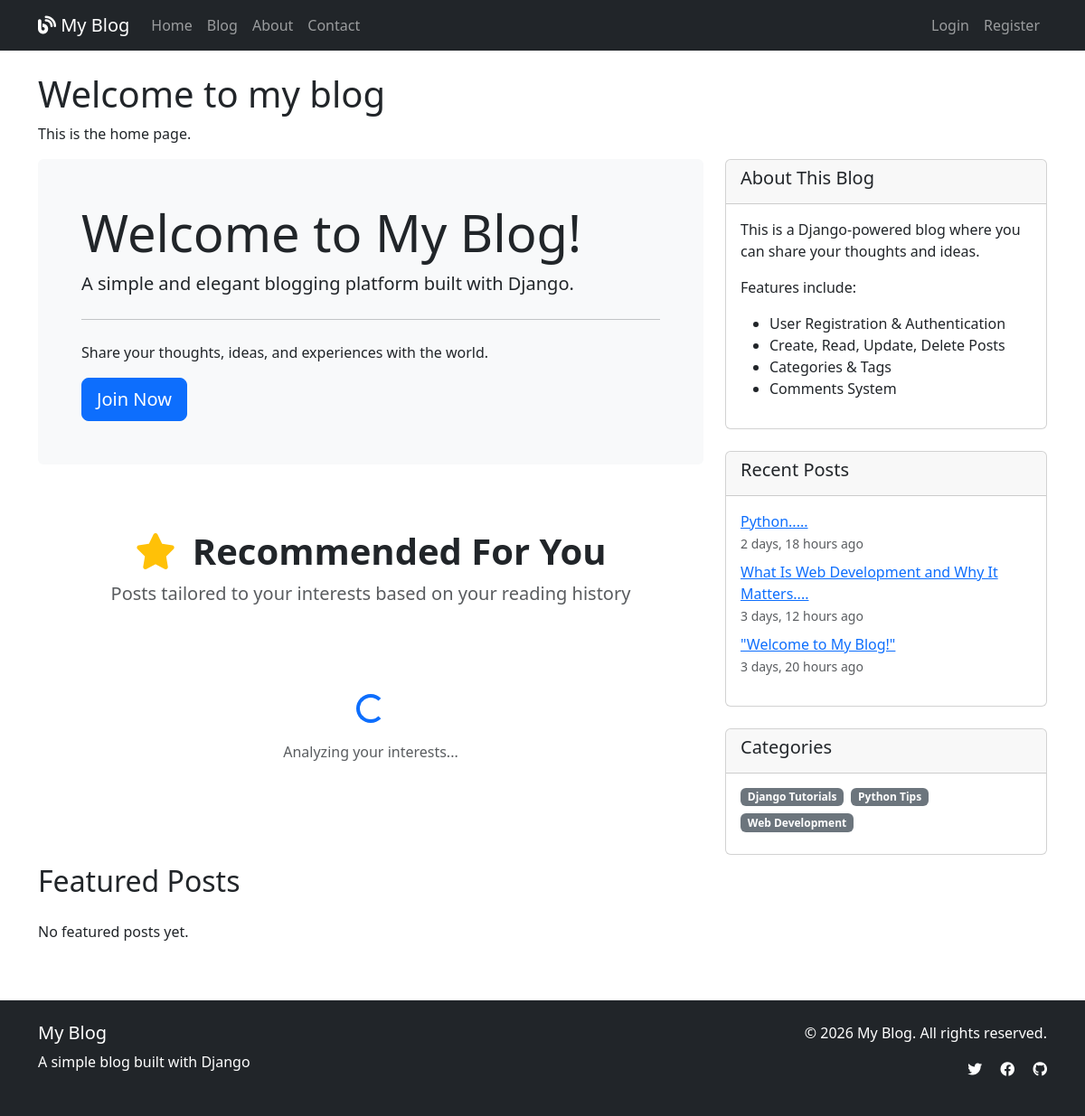
The page / on the database its author committed.
### blog/models.py (models this page shows, shortened)
class Post(models.Model):
    STATUS_CHOICES = [
        ('draft', 'Draft'),
        ('published', 'Published'),
    ]
    title = models.CharField(max_length=200)
    slug = models.SlugField(unique_for_date='publish_date', blank=True)
    author = models.ForeignKey(User, on_delete=models.CASCADE, related_name='blog_posts')
    content = models.TextField()
    excerpt = models.TextField(max_length=300, blank=True)
    category = models.ForeignKey(Category, on_delete=models.SET_NULL, null=True, blank=True, related_name='posts')
    tags = models.ManyToManyField(Tag, related_name='posts', blank=True)
    created_date = models.DateTimeField(auto_now_add=True)
    updated_date = models.DateTimeField(auto_now=True)
    publish_date = models.DateTimeField(default=timezone.now)
    status = models.CharField(max_length=10, choices=STATUS_CHOICES, default='draft')
    featured = models.BooleanField(default=False)
    image = models.ImageField(upload_to='blog_images/', blank=True, null=True)
    meta_title = models.CharField(max_length=200, blank=True)
    meta_description = models.CharField(max_length=300, blank=True)
    views = models.PositiveIntegerField(default=0)
    likes = models.ManyToManyField(
        User,
        related_name='post_likes',
        blank=True)
    class Meta:
        ordering = ['-publish_date']
        indexes = [
            models.Index(fields=['publish_date', 'status']),
            models.Index(fields=['slug']),
            models.Index(fields=['author']),
        ]

class Category(models.Model):
    name = models.CharField(max_length=100)
    slug = models.SlugField(unique=True)
    description = models.TextField(blank=True)

### blog/views.py (the view)
# urls.py: path('', views.home, name='home'),
def home(request):
    featured_posts = Post.objects.filter(
        status='published',
        featured=True
    ).order_by('-created_date')[:3]
    recent_posts = Post.objects.filter(
        status='published'
    ).order_by('-created_date')[:5]
    categories = Category.objects.all()
    context = {
        'featured_posts': featured_posts,
         'categories': categories,
        'recent_posts': recent_posts,
    }
    return render(request, 'home.html', context)

### blog/context_processors.py (called while the page is built)
def categories(request):
    return {
        'categories': Category.objects.all()
    }

### templates/home.html (shortened to what this page needs)
{% extends 'base.html' %}
{% block content %}
<h1>Welcome to my blog</h1>
<p>This is the home page.</p>
<div class="row">
    <div class="col-md-8">
        <div class="jumbotron bg-light p-5 rounded mb-4">
            <h1 class="display-4">Welcome to My Blog!</h1>
            <p class="lead">A simple and elegant blogging platform built with Django.</p>
            <hr class="my-4">
            <p>Share your thoughts, ideas, and experiences with the world.</p>
            {% if not user.is_authenticated %}
            <a class="btn btn-primary btn-lg" href="{% url 'register' %}" role="button">Join Now</a>
            {% else %}
            <a class="btn btn-primary btn-lg" href="{% url 'post_create' %}" role="button">Write a Post</a>
            {% endif %}
        </div>
<section class="recommendations-section py-5">
    <div class="container">
        <div class="section-header text-center mb-5">
            <h2 class="display-6 fw-bold">
                <i class="fas fa-star text-warning me-2"></i>
                Recommended For You
            </h2>
            <p class="lead text-muted">Posts tailored to your interests based on your reading history</p>
        </div>
        <div id="homepage-recommendations">
            <div class="text-center py-5">
                <div class="spinner-border text-primary" role="status">
                </div>
                <p class="mt-3 text-muted">Analyzing your interests...</p>
            </div>
        </div>
    </div>
</section>
        <h2 class="mb-4">Featured Posts</h2>
        {% if featured_posts %}
            {% for post in featured_posts %}
            <div class="card mb-4">
                <div class="card-body">
                    <h3 class="card-title">{{ post.title }}</h3>
                    <p class="card-text">
                        <small class="text-muted">
                            By {{ post.author }} | {{ post.created_date|date:"F d, Y" }}
                        </small>
                    </p>
                    <p class="card-text">{{ post.content|truncatewords:50 }}</p>
                    <a href="{% url 'post_detail' post.slug %}" class="btn btn-outline-primary">Read More</a>
                </div>
            </div>
            {% endfor %}
        {% else %}
            <p>No featured posts yet.</p>
        {% endif %}
    </div>
    <div class="col-md-4">
        <div class="card mb-4">
            <div class="card-header">
                <h5>About This Blog</h5>
            </div>
            <div class="card-body">
                <p>This is a Django-powered blog where you can share your thoughts and ideas.</p>
                <p>Features include:</p>
                <ul>
                    <li>User Registration & Authentication</li>
                    <li>Create, Read, Update, Delete Posts</li>
                    <li>Categories & Tags</li>
                    <li>Comments System</li>
                </ul>
            </div>
        </div>
        <div class="card mb-4">
            <div class="card-header">
                <h5>Recent Posts</h5>
            </div>
            <div class="card-body">
                <ul class="list-unstyled">
                    {% for post in recent_posts %}
                    <li class="mb-2">
                        <a href="{% url 'post_detail' post.slug %}">{{ post.title }}</a>
                        <br>
                        <small class="text-muted">{{ post.created_date|timesince }} ago</small>
                    </li>
                    {% empty %}
                    <li>No posts yet.</li>
                    {% endfor %}
                </ul>
            </div>
        </div>
        <div class="card">
            <div class="card-header">
                <h5>Categories</h5>
            </div>
            <div class="card-body">
                <div class="d-flex flex-wrap">
                    {% for category in categories %}
                    <a href="#" class="badge bg-secondary me-2 mb-2 text-decoration-none">
                        {{ category.name }}
                    </a>
                    {% empty %}
                    <p>No categories yet.</p>
                    {% endfor %}
                </div>
            </div>
        </div>
    </div>
</div>
{% endblock %}

### rows shown on the page
Post: title "Python.....", created_date "2 days, 18 hours"
Post: title "What Is Web Development and Why It Matters....", created_date "3 days, 12 hours"
Post: title "\"Welcome to My Blog!\"", created_date "3 days, 20 hours"
Category: name "Django Tutorials"
Category: name "Python Tips"
Category: name "Web Development"
